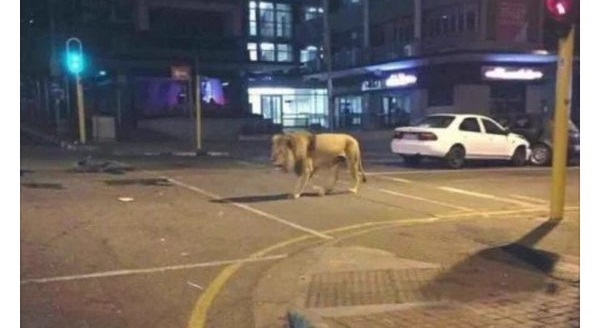
#> input picture example_images/lion.jpg, 600 x 328 px; its folder holds 3 pictures in this run
$ python ela.py   (Python 2 division)
#> lines starting #> are read from the running program, lines starting #| are printed output that depends on the picture; long printed decimals are rounded
#!/usr/bin/env python

from PIL import Image, ImageChops
import cv2
import numpy as np

base = '/home/mehdi/work/CV_backend/'

# [18 lines of commented-out code are left out]

def cv2_ELA(name):
#> called with name = '../example_images/lion.jpg'
    input_image = cv2.imread(name)
#> input_image is the input picture: shape (328, 600, 3); mean B, G, R 100.6, 108.3, 119.2

    scale = 15
    quality = 75

    cv2.imwrite(base+'ELA/temp.jpg', input_image, [cv2.IMWRITE_JPEG_QUALITY, quality])

    compressed_image = cv2.imread(base+'ELA/temp.jpg')

    output_image = (input_image - compressed_image) * scale
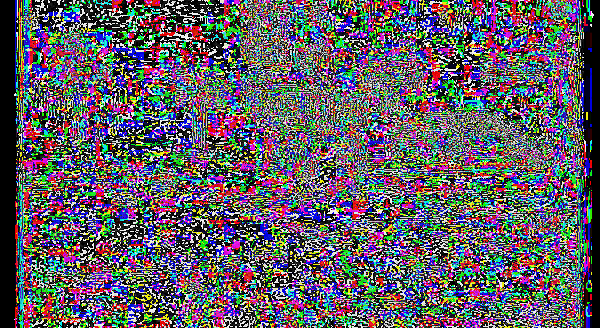
#> output_image: shape (328, 600, 3); mean B, G, R 100.2, 92.5, 96.9

    gray_image = cv2.cvtColor(output_image, cv2.COLOR_BGR2GRAY)
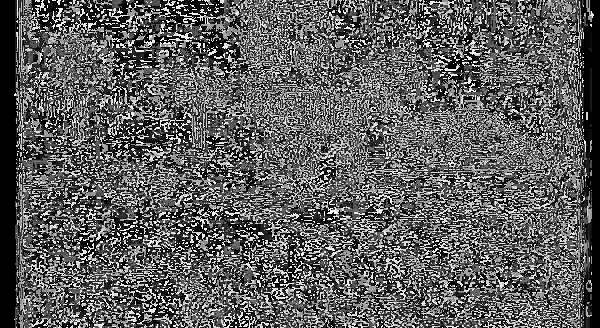
#> gray_image: shape (328, 600); min 0, max 244, mean 94.7

    nonzero = cv2.countNonZero(gray_image)
#> nonzero = 176381
    total = output_image.shape[0] * output_image.shape[1]
#> total = 196800
    zero = total - nonzero
#> zero = 20419
    ratio = zero * 100 / float(total)
#> ratio = 10.38

    cv2.imwrite(base+'ELA/results/{}_results.png'.format(name), output_image)
    return ratio, output_image

if __name__ == '__main__':
    #ELA()
    for name in ['lion', 'real_ipad', 'fake_ipad']:
        ratio, output_image = cv2_ELA('../example_images/{}.jpg'.format(name))
#> ratio = 10.38
        print name
        print "# Image shape:", output_image.shape
#| # Image shape: (328, 600, 3)
        print "# Average pixel:", np.mean(output_image)
#| # Average pixel: 96.520
        print "# Black pixel ratio:", ratio
#| # Black pixel ratio: 10.376
#> pass 2 of the loop `for name in ['lion', 'real_ipad', 'fake_ipad']:`:
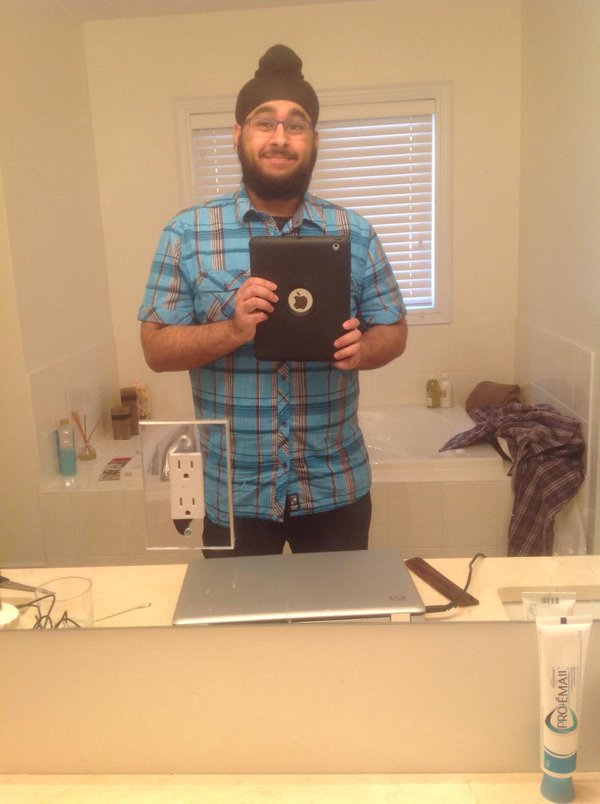
#> input picture example_images/real_ipad.jpg, 600 x 804 px
#> in cv2_ELA, input_image is the input picture: shape (804, 600, 3); mean B, G, R 120.7, 156.8, 188
#> compressed_image: shape (804, 600, 3)
#> in cv2_ELA (call 2), `output_image = (input_image - compressed_image) * scale`:
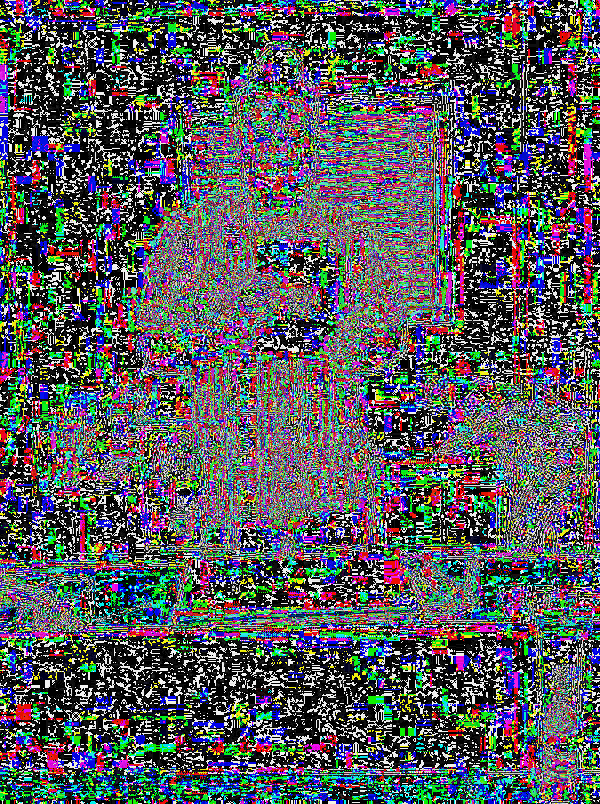
#> output_image: shape (804, 600, 3); mean B, G, R 93.3, 88.6, 87.4
#> in cv2_ELA (call 2), `gray_image = cv2.cvtColor(output_image, cv2.COLOR_BGR2GRAY)`:
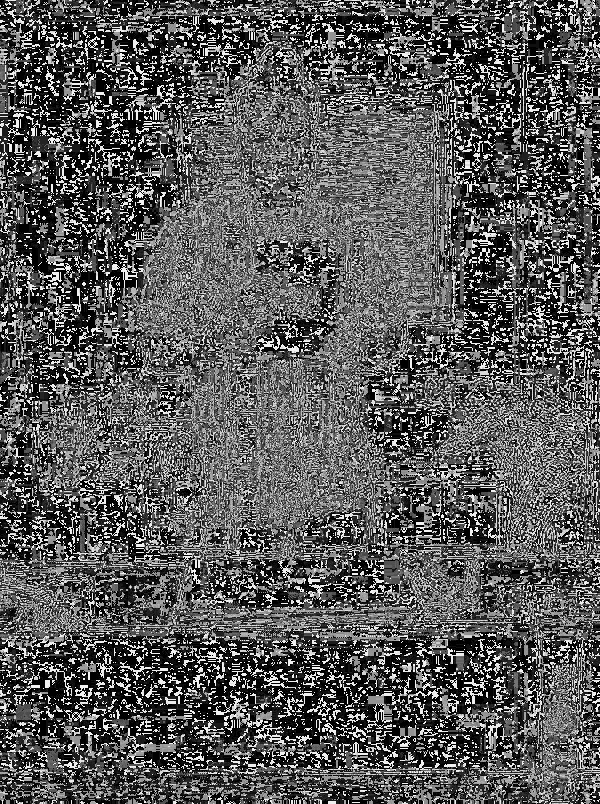
#> gray_image: shape (804, 600); min 0, max 241, mean 88.8
#> nonzero = 397965
#> zero = 84435
#> in cv2_ELA (call 2), `ratio = zero * 100 / float(total)`: ratio = 17.5
#| # Image shape: (804, 600, 3)
#| # Average pixel: 89.758
#| # Black pixel ratio: 17.503
#> pass 3 of the loop `for name in ['lion', 'real_ipad', 'fake_ipad']:`:
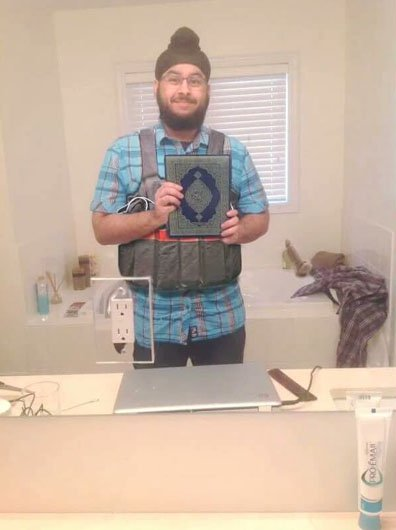
#> input picture example_images/fake_ipad.jpg, 396 x 530 px
#> in cv2_ELA, input_image is the input picture: shape (530, 396, 3); mean B, G, R 163.4, 179.1, 198.9
#> compressed_image: shape (530, 396, 3)
#> in cv2_ELA (call 3), `output_image = (input_image - compressed_image) * scale`:
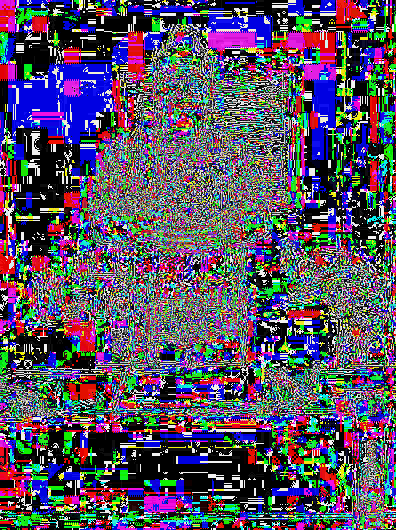
#> output_image: shape (530, 396, 3); mean B, G, R 99.2, 79.6, 87.3
#> in cv2_ELA (call 3), `gray_image = cv2.cvtColor(output_image, cv2.COLOR_BGR2GRAY)`:
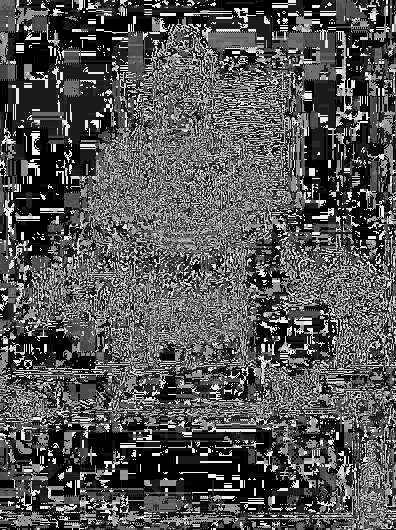
#> gray_image: shape (530, 396); min 0, max 251, mean 84.2
#> nonzero = 174003
#> zero = 35877
#> in cv2_ELA (call 3), `ratio = zero * 100 / float(total)`: ratio = 17.09
#| # Image shape: (530, 396, 3)
#| # Average pixel: 88.696
#| # Black pixel ratio: 17.094
